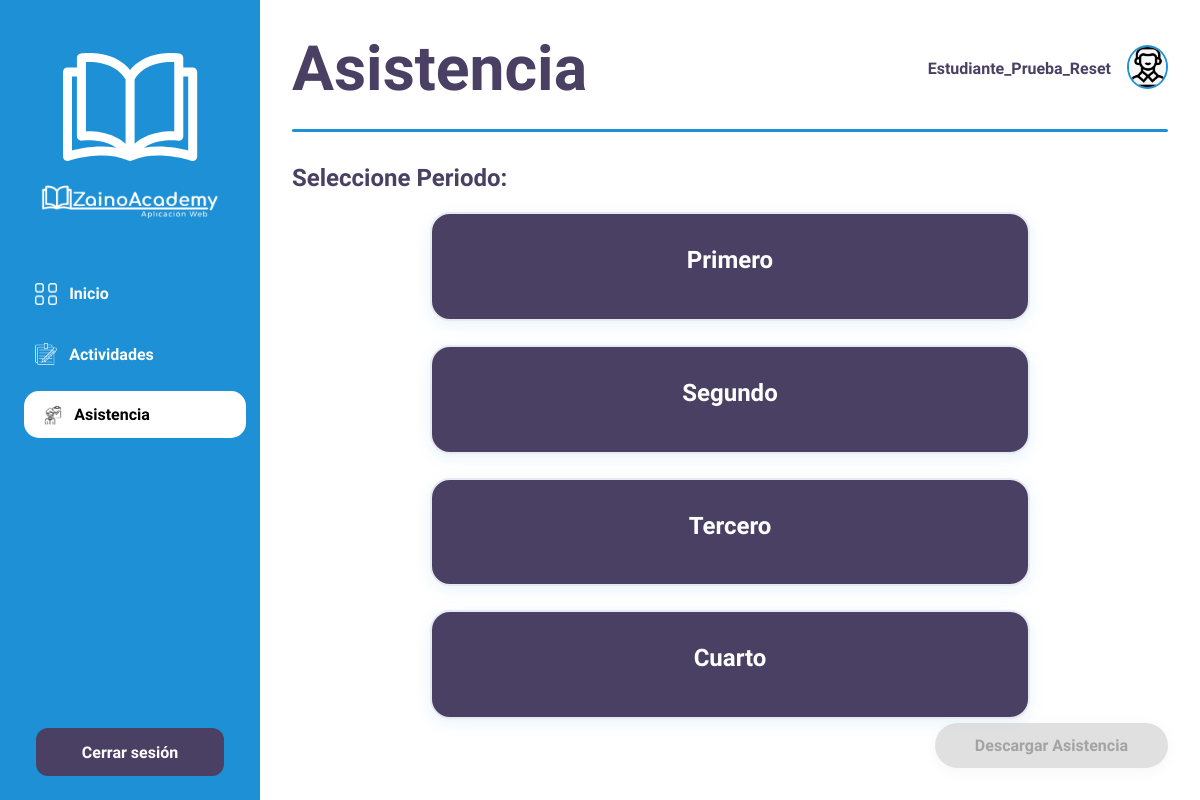
The page /acudientes/asistencia_list/ (signed in) on the database its author committed.
### zainoAcademy_app/models.py (models this page shows, shortened)
class Usuario(models.Model):
    Us_id = models.AutoField(primary_key=True)
    Us_nombre = models.CharField(max_length=30)
    Us_contraseña = models.CharField(max_length=30)
    fecha_registro = models.DateField(auto_now_add=True)
    documento = models.CharField(max_length=30)
    GENERO_CHOICES = [
        ('masculino', 'Masculino'),
        ('femenino', 'Femenino'),
        ('otro', 'Otro'),
        ('prefiero_no_decir', 'Prefiero no decir'),
    ]
    genero = models.CharField(
        max_length=30,
        choices=GENERO_CHOICES,
        blank=False
    )
    correo = models.EmailField(unique=True, null=True, blank=True)
    foto_perfil_usuario = models.ImageField(upload_to='fotos_perfil/', null=True, blank=True)
    TipoUsuario = models.ForeignKey(TipoUsuario, on_delete=models.CASCADE)
    class Meta:
        db_table = 'usuario'

class Periodo(models.Model):
    Per_id = models.AutoField(primary_key=True)
    Per_nombre = models.CharField(max_length=30)
    class Meta:
        db_table = 'periodo'

### zainoAcademy_app/views.py (the view)
# urls.py: path('acudientes/asistencia_list/', views.asistencia_list_acudientes, name='asistencia_list_acudientes'),
def asistencia_list_acudientes(request):
    usuario = get_usuario_from_session(request)
    if not usuario:
        return redirect('login')
    try:
        acudiente = Acudiente.objects.get(Usuario_Us=usuario)
        estudiantes = acudiente.Estudiantes_Est.all()
    except Acudiente.DoesNotExist:
        estudiantes = []
    periodos = Periodo.objects.all()  # 👈 para listar
    return render(request, 'acudientes/asistencia_list_acudientes.html', {
        'usuario': usuario,
        'estudiantes': estudiantes,
        'periodos': periodos,
    })

### zainoAcademy_app/context_processors.py (called while the page is built)
def usuario_context(request):
    usuario = None
    try:
        usuario = get_usuario_from_session(request)
    except:
        pass
    return {"usuario": usuario}

### zainoAcademy_app/views.py (called while the page is built)
def get_usuario_from_session(request):
    usuario_id = request.session.get('usuario_id')
    if usuario_id:
        try:
            return Usuario.objects.get(Us_id=usuario_id)
        except Usuario.DoesNotExist:
            return None
    return None

### zainoAcademy_app/templates/acudientes/asistencia_list_acudientes.html (shortened to what this page needs)
<!DOCTYPE html>
{% load static %}
<html lang="es">
<head>
    <link rel="stylesheet" href="{% static 'css/acudientes/asistencia_list_acudientes.css' %}">
</head>
<body class="dashboard-page">
    <aside class="sidebar">
        <div class="logo">
            <a href="{% url 'dashboard_acudientes' %}"><img src="{% static 'images/acudientes/Favicon.png' %}" alt="Logo Libro"/></a>
            <a href="{% url 'dashboard_acudientes' %}"><img src="{% static 'images/acudientes/LogoNormal-removebg-preview.png' %}" alt="Logo Zaino Academy" /></a>
        </div>
        <nav>
            <ul class="nav-list">
                <li><a href="{% url 'dashboard_acudientes' %}" class="nav-item">
                    <img src="{% static 'images/acudientes/inicio.png' %}" class="nav-icon" alt="Inicio"> Inicio
                </a></li>
                <li><a href="{% url 'actividades_acudientes' %}" class="nav-item">
                    <img src="{% static 'images/acudientes/actividades.png' %}" class="nav-icon" alt="Actividades"> Actividades
                </a></li>
                <li><a href="{% url 'asistencia_acudientes' %}" class="nav-item active">
                    <img src="{% static 'images/acudientes/asistencia.png' %}" class="nav-icon" alt="Asistencia"> Asistencia
                </a></li>
            </ul>
        </nav>
        <div class="logout-container">
            <form method="POST" action="{% url 'login' %}">
                <button type="button" class="logout-btn" onclick="openModal()">Cerrar sesión</button>
            </form>
        </div>
    </aside>
    <main class="main-content">
        <header class="page-header">
            <h1 class="page-title">Asistencia</h1>
            <div class="header-icons">
                <span class="user-name">{{ usuario.Us_nombre }}</span>
                    <a href="{% url 'ver_perfil_acudientes' %}">
                        {% if usuario.foto_perfil_usuario %}
                            <img src="{{ usuario.foto_perfil_usuario.url }}" class="user-avatar" alt="Perfil">
                        {% else %}
                            <img src="{% static 'images/acudientes/perfil.png' %}" class="user-avatar" alt="Perfil">
                        {% endif %}
                    </a>
            </div>
        </header>
        <div class="divider-line"></div>
        <div class="asistencia-content">
            <h2 class="section-title">Seleccione Periodo:</h2>
            {% if periodos %}
                <div class="periodos-container">
                    {% for periodo in periodos %}
                        <div class="periodo-card" onclick="selectPeriodo('{{ periodo.Per_id }}')" data-periodo-id="{{ periodo.Per_id }}">
                            <h3 class="periodo-name">{{ periodo.Per_nombre }}</h3>
                        </div>
                    {% endfor %}
                </div>
                <div class="descargar-container">
                    <button id="descargar-btn" class="btn-pdf" disabled onclick="descargarReporte()">
                        Descargar Asistencia
                    </button>
                </div>
            {% else %}
                <p>No hay periodos disponibles</p>
            {% endif %}
        </div>
    </main>
</body>
</html>

### static/css/acudientes/asistencia_list_acudientes.css (style rules this page uses)
* { box-sizing: border-box; margin: 0; padding: 0; }
html, body { height: 100%; }
.dashboard-page { font-family: "Comfortaa", sans-serif; background-color: #f5f6fa; display: flex; min-height: 100vh; color: #4a4063; overflow-x: hidden; }
.sidebar { width: 260px; background-color: #1e91d6; padding: 2rem 1.2rem; color: #fff; position: fixed; top: 0; left: 0; bottom: 0; overflow-y: auto; z-index: 100; }
.logo { text-align: center; margin-bottom: 3rem; }
.logo img { max-width: 180px; display: block; margin-left: auto; margin-right: auto; filter: brightness(0) invert(1); }
.nav-list { list-style: none; padding: 0; }
.nav-item { display: flex; align-items: center; padding: 0.8rem 1rem; font-size: 1rem; font-weight: 600; border-radius: 15px; transition: all 0.3s ease; text-decoration: none; color: #fff; margin-bottom: 0.8rem; }
.nav-item:hover, .nav-item.active { background-color: #ffffff; color: #000000; transform: translateX(5px); }
.nav-item img.nav-icon { width: 22px; height: 22px; margin-right: 12px; filter: brightness(0) invert(1); transition: filter 0.3s ease; }
.nav-item:hover img.nav-icon, .nav-item.active img.nav-icon { filter:invert(); }
.logout-container { position: absolute; bottom: 1.5rem; left: 1.2rem; right: 1.2rem; text-align: center; }
.logout-btn { display: inline-block; width: 85%; background-color: #4a4063; color: #fff; padding: 0.9rem 1.2rem; border-radius: 12px; font-weight: 600; font-family: "Comfortaa", sans-serif; font-size: 1rem; border: none; cursor: pointer; transition: background 0.3s ease, transform 0.2s ease; }
.main-content { margin-left: 260px; width: calc(100% - 260px); padding: 2rem; background-color: #ffffff; min-height: 100vh; overflow-x: hidden; }
.page-header { display: flex; justify-content: space-between; align-items: center; margin-bottom: 1.5rem; }
.page-title { font-size: 3.9rem; font-weight: bold; color: #4a4063; font-family: 'Comfortaa', sans-serif; }
.header-icons { display: flex; align-items: center; gap: 1rem; }
.user-name { font-weight: 600; font-size: 1rem; color: #4a4063; }
.user-avatar { width: 41px; height: 44px; border-radius: 50%; object-fit: cover; cursor: pointer; border: 2px solid #1e91d6; transition: transform 0.2s ease, border-color 0.2s ease; }
.divider-line { width: 100%; height: 3px; background: #1e91d6; margin: 1rem 0 2rem; border-radius: 2px; }
.asistencia-content { margin-top: 10px; text-align: left; }
.section-title { font-size: 1.5rem; font-weight: 700; color: #4a4063; margin-bottom: 20px; font-weight: 600; }
.periodos-container { display: flex; flex-direction: column; gap: 1.5rem; max-width: 600px; margin: 0 auto; }
.periodo-card { background: #4a4063; border: 2px solid #e8e9f0; border-radius: 20px; padding: 2rem; box-shadow: 0 4px 15px rgba(30, 145, 214, 0.1); transition: all 0.3s ease; cursor: pointer; user-select: none; position: relative; }
.periodo-name { font-size: 1.5rem; font-weight: 700; color: #ffffff; margin-bottom: 0.8rem; font-family: 'Comfortaa', sans-serif; text-align: center; }
.descargar-container { position: fixed; bottom: 2rem; right: 2rem; z-index: 50; }
.descargar-btn, .btn-pdf { display: inline-block; background: #cccccc; color: #666666; padding: 0.8rem 2.5rem; border: none; border-radius: 25px; font-size: 1rem; font-weight: 600; font-family: 'Comfortaa', sans-serif; cursor: not-allowed; transition: all 0.3s ease; box-shadow: 0 3px 12px rgba(204, 204, 204, 0.3); min-width: 120px; text-decoration: none; text-align: center; opacity: 0.6; }

### rows shown on the page
Usuario: Us_nombre "Estudiante_Prueba_Reset"
Periodo: Per_nombre "Primero"
Periodo: Per_nombre "Segundo"
Periodo: Per_nombre "Tercero"
Periodo: Per_nombre "Cuarto"
